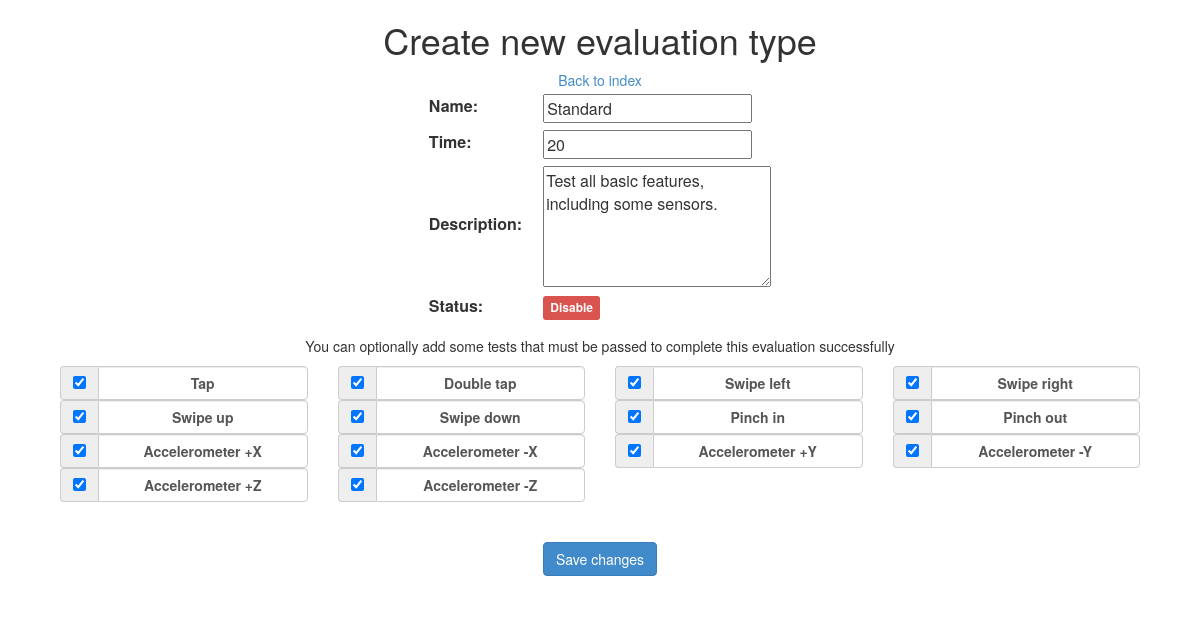
The page /admin/evaluations/edit.php?evaluation=1 on the database as committed earlier.
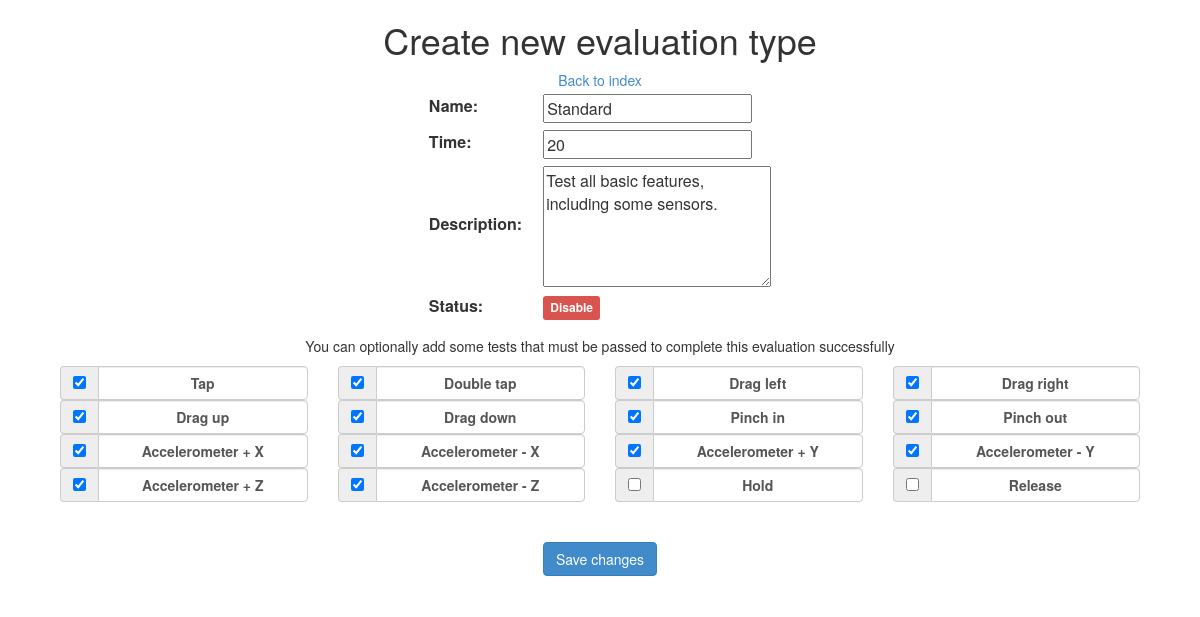
The same page on the database as committed later.
### tables this page shows
CREATE TABLE `evaluations` (
  `id_evaluation` int(10) NOT NULL AUTO_INCREMENT,
  `name` varchar(45) DEFAULT NULL,
  `description` varchar(150) DEFAULT NULL COMMENT 'consist of multiple tests, this structure is implemented so that you can set special set of tests for some specific devices.',
  `time` int(3) NOT NULL DEFAULT '10',
  `enable` int(1) NOT NULL DEFAULT '1',
  PRIMARY KEY (`id_evaluation`),
  UNIQUE KEY `id_evaluation_UNIQUE` (`id_evaluation`)
);

CREATE TABLE `evaluation_test` (
  `id_evaluation` int(11) NOT NULL,
  `id_test` int(11) NOT NULL,
  PRIMARY KEY (`id_evaluation`,`id_test`),
  KEY `fk_evaluation_test_2_idx` (`id_test`),
  CONSTRAINT `fk_evaluation_test_1` FOREIGN KEY (`id_evaluation`) REFERENCES `evaluations` (`id_evaluation`) ON DELETE CASCADE ON UPDATE CASCADE,
  CONSTRAINT `fk_evaluation_test_2` FOREIGN KEY (`id_test`) REFERENCES `tests` (`id_test`) ON DELETE CASCADE ON UPDATE CASCADE
);

CREATE TABLE `tests` (
  `id_test` int(11) NOT NULL AUTO_INCREMENT,
  `name` varchar(45) DEFAULT NULL,
  `action` int(11) NOT NULL DEFAULT '26' COMMENT 'contains the different tests that can be performed, i.e. tap, double tap, swipes, pinches and more.',
  `description` varchar(45) DEFAULT NULL,
  `tag` varchar(45) NOT NULL,
  PRIMARY KEY (`id_test`),
  KEY `fk_tests_1_idx` (`action`),
  CONSTRAINT `fk_tests_1` FOREIGN KEY (`action`) REFERENCES `supported_events` (`id_event`) ON DELETE NO ACTION ON UPDATE NO ACTION
);

### admin/evaluations/edit.php (the view, shortened to what the changed rows need)
<html>
    <head>
        <?php
        include '../../db_info.php';
        include '../../template/_head.php';
        $link = mysqli_connect($hst, $usrnm, $psswrd, $schm) or die("Error " . mysqli_error($link));
        $id_evaluation = filter_input(INPUT_GET, "evaluation");
        $evaluation_query = "SELECT e.* FROM evaluations e WHERE e.id_evaluation = " . $id_evaluation . ";" or die("Error " . $mysqli_error($link));
        $evaluation_result = $link->query($evaluation_query);
        $evaluation = mysqli_fetch_array($evaluation_result);
        $tests_query = "SELECT t.*, et.id_evaluation FROM tests t LEFT OUTER JOIN evaluation_test et ON t.id_test = et.id_test AND et.id_evaluation =" . $id_evaluation . "  ORDER BY t.id_test;" or die("Error " . mysqli_error($link));
        $tests = $link->query($tests_query);
        ?>
        <link rel="stylesheet" type="text/css" href="/mobile/admin/css/admin.css">
    </head>
    <body>
        <div class="container">
            <center>
                <h1>Create new evaluation type</h1>
                <form>
                    <table class="stylish">
                        <tr>
                            <td>
                                <input id="name" type="text" required="true" value="<?php echo $evaluation['name']; ?>" >
                            </td>
                        </tr>
                        <tr>
                            <td>
                                <input id="time" type="number" required="false" value="<?php echo $evaluation['time']; ?>" >
                            </td>
                        </tr>
                        <tr>
                            <td>
                                <textarea id="description" rows="5" cols="23" placeholder="Please enter a small description of what this evaluation will do"><?php echo $evaluation['description']; ?></textarea>
                            </td>
                        </tr>
                    </table>
                    <span class="row" >
                        <div class="col-xs-12">
                            <?php
                            while ($test = mysqli_fetch_array($tests)) {
                                ?>
                                <div class="col-xs-3">
                                    <div class="input-group">
                                        <span class="input-group-addon">
                                            <input type="checkbox" id="<?php echo $test['tag'] ?>"
                                                   value="<?php echo $test['id_test'] ?>"
                                                   <?php
                                                   if ($test['id_evaluation'] === $evaluation['id_evaluation']) {
                                                       echo 'checked';
                                                   }
                                                   ?>>
                                        </span>
                                        <label class="form-control"><?php echo $test['name'] ?></label>
                                    </div>
                                </div>
                            <?php } ?>
                        </div>
                    </span>
                    <br>
                    <br>
                </form>
            </center>
        </div>
    </body>
</html>

Rows that differ between the two databases and show on the page:
changed through a linked row, evaluation_test: id_test.name "Swipe left" → "Drag left"
changed through a linked row, evaluation_test: id_test.name "Swipe right" → "Drag right"
changed through a linked row, evaluation_test: id_test.name "Swipe up" → "Drag up"
changed through a linked row, evaluation_test: id_test.name "Swipe down" → "Drag down"
changed through a linked row, evaluation_test: id_test.name "Accelerometer +X" → "Accelerometer + X"
changed through a linked row, evaluation_test: id_test.name "Accelerometer -X" → "Accelerometer - X"
changed through a linked row, evaluation_test: id_test.name "Accelerometer +Y" → "Accelerometer + Y"
changed through a linked row, evaluation_test: id_test.name "Accelerometer -Y" → "Accelerometer - Y"
changed through a linked row, evaluation_test: id_test.name "Accelerometer +Z" → "Accelerometer + Z"
changed through a linked row, evaluation_test: id_test.name "Accelerometer -Z" → "Accelerometer - Z"
added tests: name "Hold"
added tests: name "Release"
